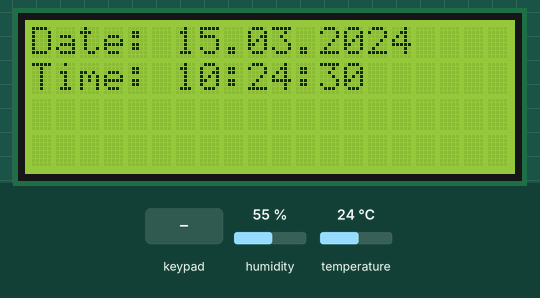
This sketch was run on a simulated Arduino Uno, built with avr-gcc and run on an emulated ATmega328P. Shown: 20×4 character LCD. Wiring (inferred from the names in the program): DHT11 sensor: data pin 9. Inputs (shaded band) come from the test bench; at power-on: humidity 55 %, temperature 24 °C. The local clock reads 2024-03-15 10:24:30 at power-on unless the sketch sets it; what the sketch prints to the serial monitor is not drawn.

Above: at 0.2 s.
At 1.2 s:
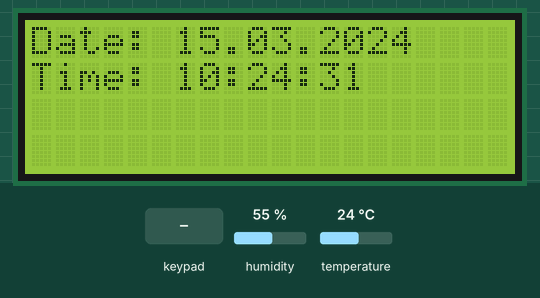
1.3 s: humidity set to 68 %
4.3 s: key '1' pressed
6.5 s: humidity set to 40 %
9.5 s: keypad keys 1 3 1 2 1 1 1 0 # pressed 0.4 s apart
At 10.7 s:
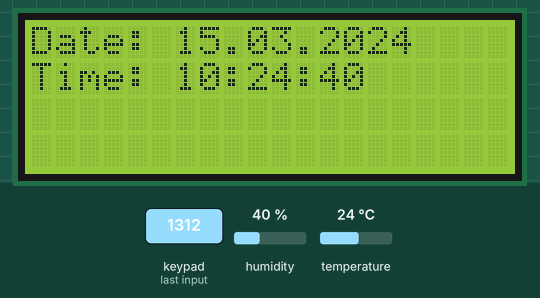
14.6 s: key 'D' pressed
Timing chart, 0 to 17.5 s (numbered marks = the images above; inputs shaded):
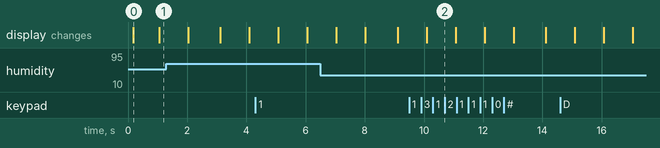

Measured:
- what the display in image 0 shows lasts 0.8 s, from 0.2 s to 1.0 s

The sketch:

Range_Temp_KeyPad_RTC_LCD.ino
```cpp
#include <Wire.h>
#include <LiquidCrystal_I2C.h>
#include <DS1307.h>
#include <Keypad.h>
#include <dht.h>
#include <NewPing.h>

#define TRIGGER_PIN  7
#define ECHO_PIN     8
#define MAX_DISTANCE 200
dht DHT;
#define DHT11_PIN 9

const byte rows = 4; //four rows
const byte cols = 4; //four columns
char keys[rows][cols] = {
  {'1','2','3','A'},
  {'4','5','6','B'},
  {'7','8','9','C'},
  {'*','0','#','D'}
};
byte rowPins[rows] = {A3, A2, A1, A0}; //connect to the row pinouts of the keypad
byte colPins[cols] = {13, 12, 11, 10}; //connect to the column pinouts of the keypad

Keypad keypad = Keypad( makeKeymap(keys), rowPins, colPins, rows, cols );
NewPing sonar(TRIGGER_PIN, ECHO_PIN, MAX_DISTANCE);
DS1307 rtc(SDA, SCL);
LiquidCrystal_I2C lcd(0x27, 2, 1, 0, 4, 5, 6, 7, 3, POSITIVE);  // Set the LCD I2C address

void setup() {
  Serial.begin(115200);
  rtc.begin();
  rtc.halt(false);
  lcd.begin(20,4);   // initialize the lcd for 16 chars 2 lines, turn on backlight
  lcd.backlight();
   }

void loop() {
  delay(50);
  Serial.print("Ping: ");
  int chk = DHT.read11(DHT11_PIN);
  double tmp = DHT.temperature;
  Serial.print(sonar.ping_cm_tc(tmp));
  Serial.println("cm");
  Serial.println("Temperature: " + (String)tmp);
  Serial.println("Humidity: " + (String)DHT.humidity);
  char key = keypad.getKey();
  if (key != NO_KEY){
    Serial.println("KeyBoard Activity: "+(String)key);
  }
  lcd.clear();
  lcd.setCursor(0,0);
  lcd.print("Date: "+(String)rtc.getDateStr());
  lcd.setCursor(0,1);
  lcd.print("Time: "+(String)rtc.getTimeStr());
  }
```
